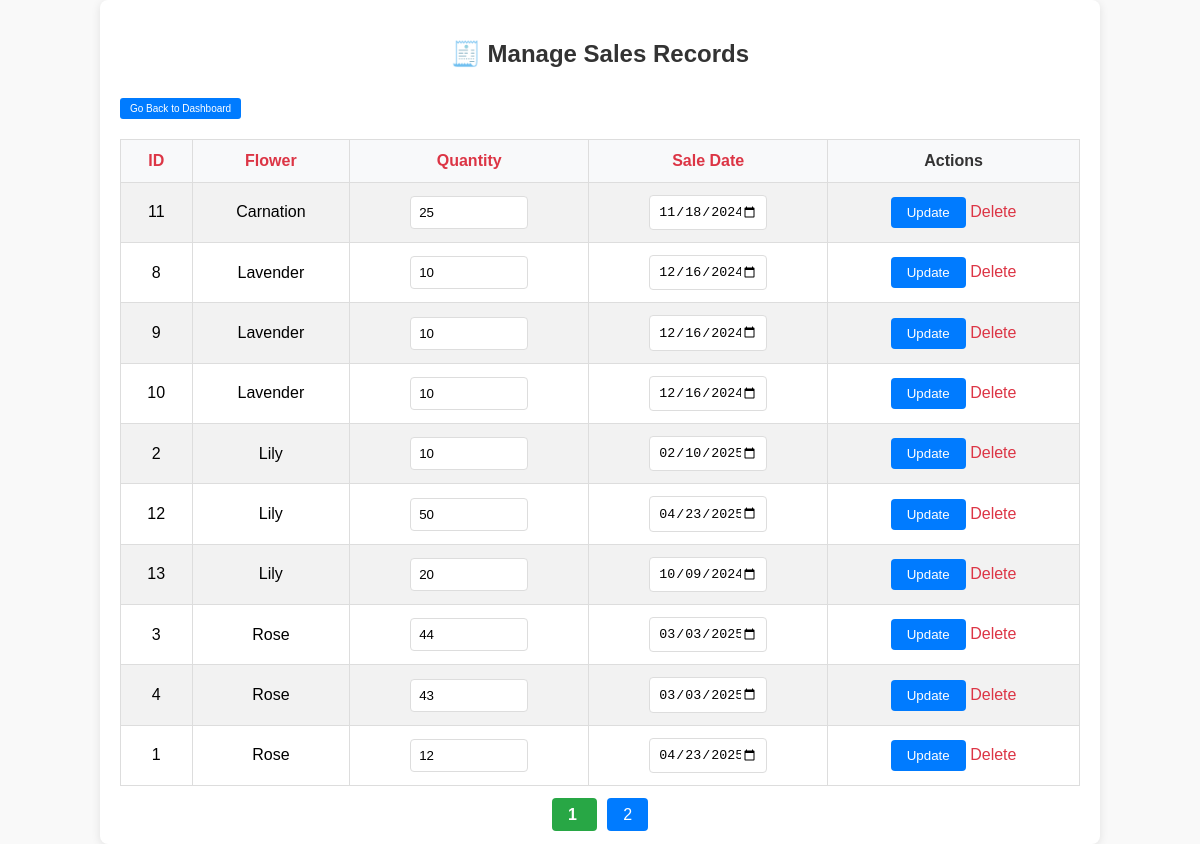
The app's page /dashboard/manage_sales.php?order_by=name&order_dir=ASC, older data.
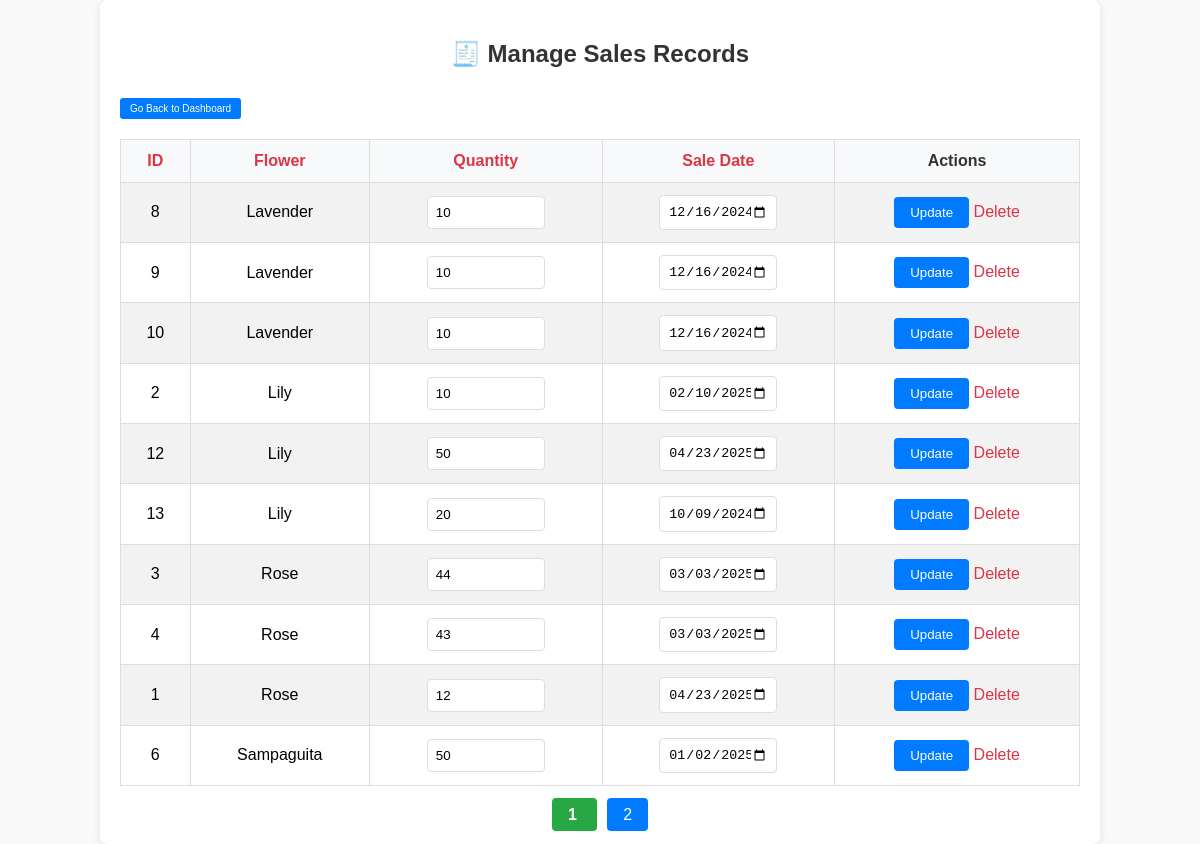
The same page, newer data.
### tables this page shows
CREATE TABLE `sales` (
  `id` int(11) NOT NULL,
  `product_id` int(11) DEFAULT NULL,
  `quantity` int(11) NOT NULL,
  `sale_date` date NOT NULL
);

CREATE TABLE `product` (
  `flower_id` int(11) NOT NULL,
  `name` varchar(255) NOT NULL,
  `description` text DEFAULT NULL,
  `price` decimal(10,2) NOT NULL,
  `quantity` int(11) DEFAULT NULL,
  `size` varchar(255) NOT NULL,
  `color` varchar(255) NOT NULL,
  `available` int(11) NOT NULL,
  `image_url` varchar(255) NOT NULL
);

### dashboard/manage_sales.php (the view, shortened to what this page needs)
<?php
include 'db.php';
$rows_per_page = 10;
$page = isset($_GET['page']) ? (int) $_GET['page'] : 1;
$offset = ($page - 1) * $rows_per_page;
$order_by = isset($_GET['order_by']) ? $_GET['order_by'] : 'sale_date';
$order_dir = isset($_GET['order_dir']) ? $_GET['order_dir'] : 'DESC';
$sales = $conn->query("SELECT s.*, p.name FROM sales s
                       JOIN product p ON s.product_id = p.flower_id
                       ORDER BY $order_by $order_dir
                       LIMIT $offset, $rows_per_page");
$total_sales = $conn->query("SELECT COUNT(*) as total FROM sales")->fetch_assoc()['total'];
$total_pages = ceil($total_sales / $rows_per_page);
?>
<!DOCTYPE html>
<html lang="en">
<head>
</head>
<body>
    <div class="container">
        <h2>🧾 Manage Sales Records</h2>
        <a href="dashboard.php" class="btn-back-dashboard">Go Back to Dashboard</a>
        <table>
            <tr>
                <th><a href="?order_by=id&order_dir=<?= $order_dir == 'ASC' ? 'DESC' : 'ASC' ?>">ID</a></th>
                <th><a href="?order_by=name&order_dir=<?= $order_dir == 'ASC' ? 'DESC' : 'ASC' ?>">Flower</a></th>
                <th><a href="?order_by=quantity&order_dir=<?= $order_dir == 'ASC' ? 'DESC' : 'ASC' ?>">Quantity</a></th>
                <th><a href="?order_by=sale_date&order_dir=<?= $order_dir == 'ASC' ? 'DESC' : 'ASC' ?>">Sale Date</a></th>
                <th>Actions</th>
            </tr>
            <?php while ($row = $sales->fetch_assoc()): ?>
            <tr>
                <form method="post">
                    <td><?= $row['id'] ?></td>
                    <td><?= htmlspecialchars($row['name']) ?></td>
                    <td><input type="number" name="quantity" value="<?= $row['quantity'] ?>" required></td>
                    <td><input type="date" name="sale_date" value="<?= $row['sale_date'] ?>" required></td>
                    <td>
                        <input type="submit" name="update_sale" value="Update">
                        <a href="?delete=<?= $row['id'] ?>" onclick="return confirm('Delete this sale?')">Delete</a>
                    </td>
                </form>
            </tr>
            <?php endwhile; ?>
        </table>
        <div class="pagination">
            <?php for ($i = 1; $i <= $total_pages; $i++): ?>
                <a href="?page=<?= $i ?>" class="<?= ($i == $page) ? 'active' : '' ?>">
                    <?= $i ?>
                </a>
            <?php endfor; ?>
        </div>
    </div>
</body>
</html>

Row changes from the older to the newer data that the page shows:
no longer on this page (row edited): sales: id "11", product.name "Carnation", quantity "25", sale_date "11/18/2024"
now on this page (row unchanged): sales: id "6", product.name "Sampaguita", quantity "50", sale_date "01/02/2025"
